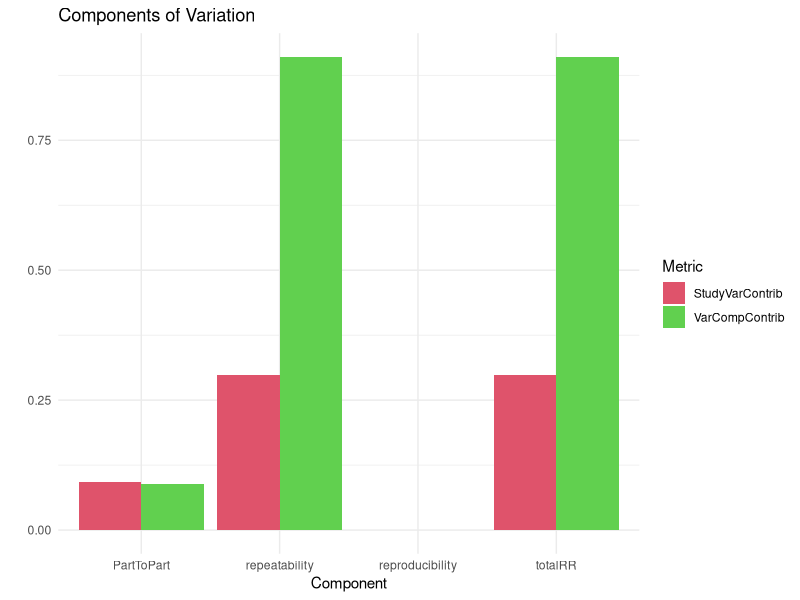
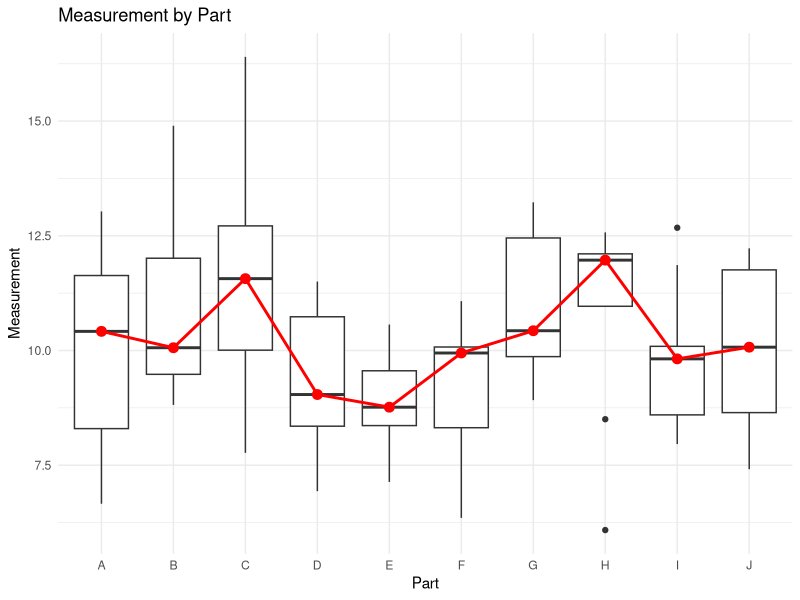
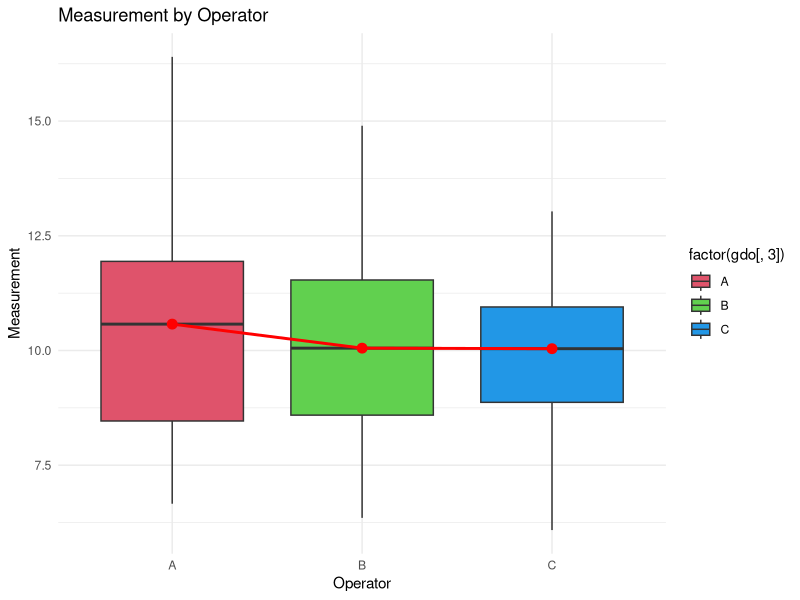
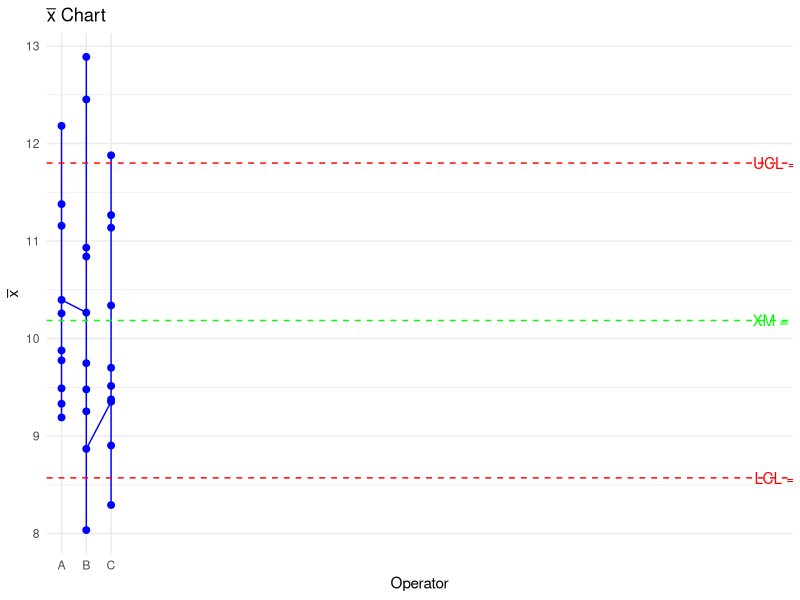

The R source for these figures, in order:

library(R6)
# Funcion auxiliar
.c4 = function(n) {
  if (n > 1 && n < 342)
    sqrt(2/(n - 1)) * (factorial(n/2 - 1)/factorial((n - 1)/2 - 1))
  else stop("n needs to be bigger than 1 and smaller than 342")
}
# Definición de la clase gageRR
gageRR <- R6Class("gageRR",
                  public = list(
                    X = NULL,
                    ANOVA = NULL,
                    RedANOVA = NULL,
                    method = NULL,
                    Estimates = NULL,
                    Varcomp = NULL,
                    Sigma = NULL,
                    GageName = NULL,
                    GageTolerance = NULL,
                    DateOfStudy = NULL,
                    PersonResponsible = NULL,
                    Comments = NULL,
                    b = NULL,
                    a = NULL,
                    y = NULL,
                    facNames = NULL,
                    numO = NULL,
                    numP = NULL,
                    numM = NULL,
                    initialize = function(X, ANOVA = NULL, RedANOVA = NULL, method = NULL, Estimates = NULL, Varcomp = NULL,
                                                                Sigma = NULL, GageName = NULL, GageTolerance = NULL, DateOfStudy = NULL,
                                                                PersonResponsible = NULL, Comments = NULL, b = NULL, a = NULL, y = NULL,
                                                                facNames = NULL, numO = NULL, numP = NULL, numM = NULL) {
                      self$X <- X
                      self$ANOVA <- ANOVA
                      self$RedANOVA <- RedANOVA
                      self$method <- method
                      self$Estimates <- Estimates
                      self$Varcomp <- Varcomp
                      self$Sigma <- Sigma
                      self$GageName <- GageName
                      self$GageTolerance <- GageTolerance
                      self$DateOfStudy <- DateOfStudy
                      self$PersonResponsible <- PersonResponsible
                      self$Comments <- Comments
                      self$b <- b
                      self$a <- a
                      self$y <- y
                      self$facNames <- facNames
                      self$numO <- numO
                      self$numP <- numP
                      self$numM <- numM
                    },
    show = function() {
      print(as.data.frame(self$X))
    },
    subset = function(i, j) {
      return(self$X[i, j])
    },
    summary = function() {
      if (all(is.na(self$X$Measurement))) {
        cat("Gage R&R Summary\n")
        cat("-----------------\n")
        cat("Method: ", self$method, "\n")
        cat("Sigma: ", self$Sigma, "\n")
        cat("Gage Name: ", self$GageName, "\n")
        cat("Gage Tolerance: ", self$GageTolerance, "\n")
        cat("Date of Study: ", self$DateOfStudy, "\n")
        cat("Person Responsible: ", self$PersonResponsible, "\n")
        cat("Comments: ", self$Comments, "\n")
        cat("Operators: ", self$numO, "\n")
        cat("Parts: ", self$numP, "\n")
        cat("Measurements per Part: ", self$numM, "\n")
      } else {
        cat("\n")
        cat("Operators:\t", self$numO, "\tParts:\t", self$numP, "\n")
        cat("Measurements:\t", self$numM, "\tTotal:\t", nrow(self$X), "\n")
        cat("----------\n")
      }
      return(invisible(self))
    },
    response = function() {
      return(self$X$Measurement)
    },
    replace_response = function(value) {
      self$X$Measurement = value
      return(self)
    },
    names = function() {
      return(names(as.data.frame(self)))
    },
    as_data_frame = function() {
      return(as.data.frame(self))
    },
    get_tolerance = function() {
      return(unlist(self$GageTolerance))
    },
    set_tolerance = function(value) {
      if (!is.numeric(value))
        stop("GageTolerance needs to be numeric")
      self$GageTolerance = value
      return(self)
    },
    get_sigma = function() {
      return(unlist(self$Sigma))
    },
    set_sigma = function(value) {
      if (!is.numeric(value))
        stop("Sigma needs to be numeric")
      self$Sigma = value
      return(self)
    }
                  )
)


gageRRDesign = function(Operators = 3, Parts = 10, Measurements = 3, method = "crossed", sigma = 6, randomize = TRUE) {
  # Validación de argumentos
  if (!is.numeric(sigma))
    stop("sigma needs to be numeric")
  if (method != "nested" && method != "crossed")
    stop("Unknown method specified. Use 'method = nested' or 'method = crossed'.")
  Measurements <- as.integer(Measurements)
  if (!is.numeric(Measurements) || Measurements <= 0)
    stop("Number of Measurements per Part must be a positive integer.")

  #method <- method  # Redundante, ya que se asigna como argumento

  opvec <- factor()
  partvec <- factor()
  #yName <- aName <- bName <- abName <- NA

  yName <- "Measurement"
  aName <- "Operator"
  bName <- "Part"
  abName <- "Operator:Part"

  Operators <- unique(Operators)
  Parts <- unique(Parts)

  if (is.numeric(Operators))
    opvec <- factor(LETTERS[1:Operators[1]])
  if (is.character(Operators))
    opvec <- factor(Operators)

  if (length(unique(opvec)) > 26)
    stop("Too many Operators!")
  if (length(unique(opvec)) < 2)
    stop("Not enough Operators")

  if (is.numeric(Parts))
    partvec <- factor(LETTERS[1:Parts[1]])
  if (is.character(Parts))
    partvec <- factor(Parts)

  if (length(unique(partvec)) > 26)
    stop("Too many Parts!")
  if (length(unique(partvec)) < 2)
    stop("Too few Parts")

  Measurement <- rep(NA, (length(opvec) * length(partvec) * Measurements))
  outFrame <- data.frame()

  if (method == "crossed") {
    temp <- expand.grid(opvec, partvec)
    o <- rep(temp[, 1], Measurements)
    p <- rep(temp[, 2], Measurements)
  } else {
    p <- rep(sort(rep(partvec, length(opvec))), Measurements)
    o <- (rep(opvec, length(Measurement) / length(opvec)))
    p <- p[order(o,p)]
    o <- o[order(o,p)]
  }

  if (randomize)
    outFrame <- data.frame(StandardOrder = 1:length(Measurement), RunOrder = sample(1:length(Measurement), length(Measurement)), Operator = factor(o), Part = factor(p), Measurement)
  else
    outFrame <- data.frame(StandardOrder = 1:length(Measurement), RunOrder = 1:length(Measurement), Operator = factor(o), Part = factor(p), Measurement)

  outFrame <- outFrame[order(outFrame$RunOrder), ]
  # Valores predeterminados
  gageRRObj <- gageRR$new(
    X = outFrame,
    ANOVA = NULL,
    RedANOVA = NULL,
    method = method,
    Estimates = NULL,
    Varcomp = NULL,
    Sigma = sigma,
    GageName = NULL,
    GageTolerance = NULL,
    DateOfStudy = Sys.Date(),
    PersonResponsible = NULL,
    Comments = NULL,
    b = factor(p),
    a = factor(o),
    y = as.numeric(Measurement),
    facNames = c(yName, aName, bName, abName),
    numO = length(unique(opvec)),  # Número de operadores
    numP = length(unique(partvec)),  # Número de partes
    numM = Measurements  # Número de mediciones
  )

  return(gageRRObj)
}

gageRR_ = function(gdo, method = "crossed", sigma = 6, alpha = 0.25, DM = NULL, HM = NULL, tolerance = NULL, dig = 3, ...) {
  method <- method

  yName <- "Measurement"
  aName <- "Operator"
  bName <- "Part"

  abName <- if(method == "crossed") paste(aName, ":", bName, sep = "")
  else if(method == "nested") paste(bName, "(", aName, ")", sep = "")
  else NA

  bTobName <- paste(bName, "to", bName, sep = " ")

  if (is.null(tolerance)) tolerance <- gdo$get_tolerance()

  y <- gdo$X[[yName]]
  a <- gdo$X[[aName]]
  b <- gdo$X[[bName]]

  nestedFormula <- as.formula(paste(yName, "~", aName, "/", bName))
  crossedFormula <- as.formula(paste(yName, "~", aName, "*", bName))
  reducedFormula <- as.formula(paste(yName, "~", aName, "+", bName))

  if (method == "nested") {
    numA <- nlevels(a)
    numB <- nlevels(b)
    numMPP <- length(y) / (numB * numA)

    gdo$numO <- numA
    gdo$numP <- numB
    gdo$numM <- numMPP

    fit <- aov(nestedFormula, data = gdo$X)
    meanSq <- anova(fit)[, 3]

    gdo$ANOVA <- fit
    gdo$method <- "nested"

    MSa <- meanSq[1]
    MSab <- meanSq[2]
    MSe <- meanSq[3]

    Cerror <- MSe
    Cb <- (MSab - MSe) / numMPP
    Ca <- (MSa - MSab) / (numB * numMPP)

    if (Ca <= 0) Ca <- 0
    if (Cb <= 0) Cb <- 0

    Cab <- 0
    totalRR <- Ca + Cab + Cerror
    repeatability <- Cerror
    reproducibility <- Ca
    bTob <- Cb
    totalVar <- Cb + Ca + Cab + Cerror

    estimates <- list(Cb = Cb, Ca = Ca, Cab = Cab, Cerror = Cerror)
    varcomp <- list(totalRR = totalRR, repeatability = repeatability, reproducibility = reproducibility, bTob = bTob, totalVar = totalVar)

    gdo$Estimates <- estimates
    gdo$Varcomp <- varcomp
  }

  if (method == "crossed") {
    numA <- nlevels(a)
    numB <- nlevels(b)
    numMPP <- length(a) / (numA * numB)

    gdo$numO <- numA
    gdo$numP <- numB
    gdo$numM <- numMPP

    fit <- aov(crossedFormula, data = gdo$X)
    model <- anova(fit)

    gdo$ANOVA <- fit
    gdo$method <- "crossed"

    MSb <- MSa <- MSab <- MSe <- 0

    if (bName %in% row.names(model)) MSb <- model[bName, "Mean Sq"]
    else warning(paste("missing factor", bName, "in model"))

    if (aName %in% row.names(model)) MSa <- model[aName, "Mean Sq"]
    else warning(paste("missing factor", aName, "in model"))

    if (abName %in% row.names(model)) MSab <- model[abName, "Mean Sq"]
    else warning(paste("missing interaction", abName, "in model"))

    if ("Residuals" %in% row.names(model)) MSe <- model["Residuals", "Mean Sq"]
    else warning("missing Residuals in model")

    Cb <- Ca <- Cab <- Cerror <- 0

    Cb <- (MSb - MSab) / (numA * numMPP)
    Ca <- (MSa - MSab) / (numB * numMPP)
    Cab <- (MSab - MSe) / numMPP
    Cerror <- (MSe)

    gdo$RedANOVA <- gdo$ANOVA

    if ((Cab < 0) || (model[abName, "Pr(>F)"] >= alpha)) {
      redFit <- aov(reducedFormula, data = gdo$X)
      model <- anova(redFit)

      MSb <- MSa <- MSab <- MSe <- 0

      if (bName %in% row.names(model)) MSb <- model[bName, "Mean Sq"]
      else warning(paste("missing factor", bName, "in model"))

      if (aName %in% row.names(model)) MSa <- model[aName, "Mean Sq"]
      else warning(paste("missing factor", aName, "in model"))

      if ("Residuals" %in% row.names(model)) MSe <- model["Residuals", "Mean Sq"]
      else warning("missing Residuals in model")

      Cb <- Ca <- Cab <- Cerror <- 0

      Cb <- (MSb - MSe) / (numA * numMPP)
      Ca <- (MSa - MSe) / (numB * numMPP)
      Cab <- 0
      Cerror <- (MSe)

      gdo$RedANOVA <- redFit
    }

    gdo$method <- "crossed"
    Ca <- max(0, Ca)
    Cb <- max(0, Cb)
    Cab <- max(0, Cab)

    totalRR <- Ca + Cab + Cerror
    repeatability <- Cerror
    reproducibility <- Ca + Cab
    bTob <- max(0, Cb)
    totalVar <- Cb + Ca + Cab + Cerror

    estimates <- list(Cb = Cb, Ca = Ca, Cab = Cab, Cerror = Cerror)
    varcomp <- list(totalRR = totalRR, repeatability = repeatability, reproducibility = reproducibility, a = Ca, a_b = Cab, bTob = bTob, totalVar = totalVar)

    gdo$Estimates <- estimates
    gdo$Varcomp <- varcomp
  }

  cat("\n")
  cat(paste("AnOVa Table - ", gdo$method, "Design\n"))
  print(summary(gdo$ANOVA))
  cat("\n")
  cat("----------\n")

  if (!identical(gdo$RedANOVA, gdo$ANOVA) && gdo$method == "crossed") {
    cat(paste("AnOVa Table Without Interaction - ", gdo$method, "Design\n"))
    print(summary(gdo$RedANOVA))
    cat("\n")
    cat("----------\n")
  }

  Source <- names(gdo$Varcomp)
  Source[Source == "repeatability"] <- " repeatability"
  Source[Source == "reproducibility"] <- " reproducibility"
  Source[Source == "a_b"] <- paste("  ", abName)
  Source[Source == "a"] <- paste("  ", aName)
  Source[Source == "bTob"] <- bTobName

  VarComp <- round(as.numeric(gdo$Varcomp[c(1:length(gdo$Varcomp))]), 3)
  Contribution <- round(as.numeric(gdo$Varcomp[c(1:length(gdo$Varcomp))]) / as.numeric(gdo$Varcomp[length(gdo$Varcomp)]), 3)
  VarComp <- t(data.frame(gdo$Varcomp))
  VarCompContrib <- VarComp / gdo$Varcomp$totalVar
  Stdev <- sqrt(VarComp)
  StudyVar <- Stdev * gdo$Sigma
  StudyVarContrib <- StudyVar / StudyVar["totalVar", ]
  SNR <- 1
  ptRatio <- NULL
  temp <- NULL

  if ((length(gdo$GageTolerance) > 0) && (gdo$GageTolerance > 0)) {
    ptRatio <- StudyVar / gdo$GageTolerance
    temp <- data.frame(VarComp, VarCompContrib, Stdev, StudyVar, StudyVarContrib, ptRatio)
    names(temp)[6] <- c("P/T Ratio")
    row.names(temp) <- c(Source)
  } else {
    temp <- data.frame(VarComp, VarCompContrib, Stdev, StudyVar, StudyVarContrib)
    row.names(temp) <- c(Source)
  }

  cat("\n")
  cat("Gage R&R\n")
  tempout <- temp
  print(format(tempout, digits = dig))
  cat("\n")
  cat("---\n")
  cat(" * Contrib equals Contribution in %\n")

  SNRTemp <- sqrt(2) * (temp[bTobName, "Stdev"] / temp["totalRR", "Stdev"])
  if (SNRTemp > 1) SNR <- SNRTemp

  cat(paste(" **Number of Distinct Categories (truncated signal-to-noise-ratio) =", floor(SNR), "\n"))
  cat("\n")
  invisible(gdo)
}
setMethod("plot", signature(x = "gageRR"), function(x, y, main=NULL, xlab=NULL, ylab=NULL, col, lwd, fun = mean, ...) {
  library(ggplot2)
  gdo <- x$X
  yName <- x$facNames[1]
  aName <- x$facNames[2]
  bName <- x$facNames[3]
  abName <- paste(aName, ":", bName, sep = "")
  if (missing(col))
    col <- 2:(length(unique(gdo[, 3])) + 1)
  if (missing(lwd))
    lwd <- 1
  temp <- NULL
  Source <- names(x$Varcomp)
  VarComp <- round(as.numeric(x$Varcomp), 3)
  Contribution <- round(as.numeric(x$Varcomp) / as.numeric(x$Varcomp[length(x$Varcomp)]), 3)
  VarComp <- t(data.frame(x$Varcomp))
  VarCompContrib <- VarComp / x$Varcomp$totalVar
  Stdev <- sqrt(VarComp)
  StudyVar <- Stdev * x$Sigma
  StudyVarContrib <- StudyVar / sum(StudyVar)
  if ((length(x$GageTolerance) > 0) && (x$GageTolerance > 0)) {
    ptRatio <- StudyVar / x$GageTolerance
    temp <- data.frame(VarComp, VarCompContrib, Stdev, StudyVar, StudyVarContrib, ptRatio)
    contribFrame <- data.frame(VarCompContrib, StudyVarContrib, ptRatio)
    names(temp)[6] <- c("P/T Ratio")
    row.names(temp) <- c(Source)
    SNR <- sqrt(2 * (temp["bTob", "VarComp"] / temp["totalRR", "VarComp"]))
  } else {
    temp <- data.frame(VarComp, VarCompContrib, Stdev, StudyVar, StudyVarContrib)
    contribFrame <- data.frame(VarCompContrib, StudyVarContrib)
  }
  bTob <- paste(bName, "To", bName, sep = "")
  Source[Source == "bTob"] <- bTob
  row.names(contribFrame) <- Source
  if (x$method == "crossed")
    contribFrame <- contribFrame[-match(c("totalVar", "a", "a_b"), row.names(temp)), ]
  else contribFrame <- contribFrame[-match(c("totalVar"), row.names(temp)), ]

  #  format for ggplot2
  contribFrame_long <- as.data.frame(contribFrame)
  contribFrame_long$Component <- rownames(contribFrame_long)
  contribFrame_long <- tidyr::gather(contribFrame_long, key = "Metric", value = "Value", -Component)

  # Components of Variation
  p1 <- ggplot(contribFrame_long, aes(x = Component, y = Value, fill = Metric)) +
    geom_bar(stat = "identity", position = "dodge") +
    labs(title = ifelse(is.null(main[1]), "Components of Variation", main[1]),
         x = ifelse(is.null(xlab[1]), "Component", xlab[1]),
         y = ifelse(is.null(ylab[1]), "", ylab[1])) +
    theme_minimal() +
    scale_fill_manual(values = col[1:nlevels(factor(contribFrame_long$Metric))])

  print(p1)

  if (x$method == "crossed") {
    # y by b
    p2 <- ggplot(gdo, aes_string(x = bName, y = yName)) +
      geom_boxplot() +
      stat_summary(fun = median, geom = "line", aes(group = 1), color = "red", size = lwd) +
      stat_summary(fun = median, geom = "point", color = "red", size = 3) +
      labs(title = ifelse(is.null(main[2]), paste(yName, "by", bName), main[2]),
           x = ifelse(is.null(xlab[2]), bName, xlab[2]),
           y = ifelse(is.null(ylab[2]), yName, ylab[2])) +
      theme_minimal()

    print(p2)

    #  y by a
    p3 <- ggplot(gdo, aes_string(x = aName, y = yName)) +
      geom_boxplot(aes(fill = factor(gdo[, 3]))) +
      stat_summary(fun = median, geom = "line", aes(group = 1), color = "red", size = lwd) +
      stat_summary(fun = median, geom = "point", color = "red", size = 3) +
      labs(title = ifelse(is.null(main[3]), paste(yName, "by", aName), main[3]),
           x = ifelse(is.null(xlab[3]), aName, xlab[3]),
           y = ifelse(is.null(ylab[3]), yName, ylab[3])) +
      theme_minimal() +
      scale_fill_manual(values = col)

    print(p3)

    # x-bar chart
    agg <- aggregate(gdo[, yName], list(gdo[, aName], gdo[, bName]), FUN = mean)
    xm <- mean(agg[, 3])
    aggSd <- aggregate(gdo[, yName], list(gdo[, bName], gdo[, aName]), FUN = sd)
    sm <- mean(aggSd[, 3])
    sgSize <- table(aggSd[, 2])[1]
    UCL <- xm + ((3 * sm) / (.c4(sgSize) * sqrt(sgSize)))
    LCL <- xm - ((3 * sm) / (.c4(sgSize) * sqrt(sgSize)))

    p4 <- ggplot(agg, aes(x = Group.1, y = x)) +
      geom_line(aes(group = 1), color = "blue") +
      geom_point(size = 2, color = "blue") +
      geom_hline(yintercept = xm, color = "green", linetype = "dashed") +
      geom_hline(yintercept = UCL, color = "red", linetype = "dashed") +
      geom_hline(yintercept = LCL, color = "red", linetype = "dashed") +
      labs(title = expression(paste(bar(x), " Chart")),
           x = aName,
           y = expression(bar(x))) +
      annotate("text", x = nrow(agg) + 0.5, y = UCL, label = paste("UCL =", round(UCL, 2)), color = "red") +
      annotate("text", x = nrow(agg) + 0.5, y = xm, label = paste("XM =", round(xm, 2)), color = "green") +
      annotate("text", x = nrow(agg) + 0.5, y = LCL, label = paste("LCL =", round(LCL, 2)), color = "red") +
  theme_minimal()

  print(p4)
  } else {
    #   nested method
    p2 <- ggplot(gdo, aes_string(x = aName, y = yName)) +
      geom_boxplot() +
      stat_summary(fun = median, geom = "line", aes(group = 1), color = "red", size = lwd) +
      stat_summary(fun = median, geom = "point", color = "red", size = 3) +
      labs(title = ifelse(is.null(main[2]), paste(yName, "by", aName), main[2]),
           x = ifelse(is.null(xlab[2]), aName, xlab[2]),
           y = ifelse(is.null(ylab[2]), yName, ylab[2])) +
      theme_minimal()

    print(p2)
  }
})

# Ejemplo de uso:
# crear un objeto de la clase 'gageRR'
mi_gageRR <- gageRR$new(
  X = data.frame(
    Operator = factor(c("A", "B", "C", "A", "B")),
    Part = factor(c("P1", "P1", "P2", "P2", "P3")),
    Measurement = c(10, 12, 11, 13, 9)
  ),
  ANOVA = NULL,  # Esto puede ser NULL inicialmente y luego calcularlo
  RedANOVA = NULL,  # Igual que ANOVA, puede ser NULL inicialmente
  method = "crossed",
  Estimates = list(),
  Varcomp = list(),
  Sigma = 0.5,
  GageName = "Gage1",
  GageTolerance = 0.1,
  DateOfStudy = "2024-05-15",
  PersonResponsible = "John Doe",
  Comments = "Sample gage R&R study",
  b = factor(c("A", "A", "B", "B", "C")),
  a = factor(c("P1", "P1", "P2", "P2", "P3")),
  y = c(10, 12, 11, 13, 9),
  facNames = c("Measurement", "Operator", "Part"),
  numO = 3,
  numP = 3,
  numM = 2
)

# Crear el objeto gageRRObj
design_example <- gageRRDesign(
  Operators = 3,
  Parts = 10,
  Measurements = 3,
  method = "crossed",
  sigma = 6,
  randomize = TRUE
)

# Crear un diseño para el estudio de Gage
design <- gageRRDesign(Operators = 3, Parts = 10, Measurements = 3, method = "crossed", sigma = 6, randomize = TRUE)
design$X$Measurement <- rnorm(nrow(design$X), mean = 10, sd = 2)

# Ejecutar la función gageRR_
result <- gageRR_(
  gdo = design,
  method = "crossed",   #  método "crossed"
  sigma = 6,            #  sigma
  alpha = 0.25,         # Nivel de significancia
  tolerance = NULL,     # Tolerancia
  dig = 3               # Número de dígitos a mostrar en los resultados
)
class(result)
plot(result)
